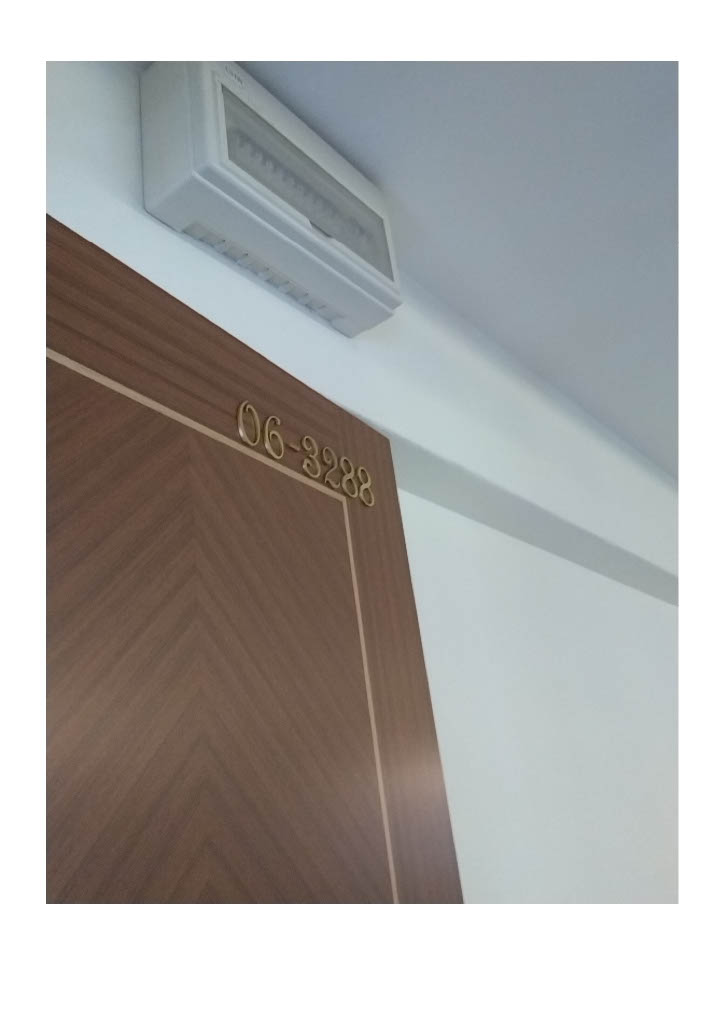
#> input picture unit_img_origin_test/unit01.jpg, 724 x 1024 px
$ python -i imutils.py   (imports and definitions only)
#> lines starting #> are read from the running program, lines starting #| are printed output that depends on the picture
#> further down, picture is the input picture: shape (1024, 724, 3); mean B, G, R 168.6, 170.4, 171.9
import cv2
import numpy as np
from matplotlib import pyplot as plt

# Automatic brightness and contrast optimization with optional histogram clipping
# [43 lines left out: function automatic_brightness_and_contrast, not called in this run]


def contrast_lab(image, clipLimit = 2.0, tileGridSize=(8,8)):

    # converting to LAB color space
#> called with clipLimit = 2, tileGridSize = (8, 8)
    lab= cv2.cvtColor(image, cv2.COLOR_BGR2LAB)
#> lab: shape (1024, 724, 3); mean of channels 0, 1, 2 176.1, 128.7, 129.6
    l_channel, a, b = cv2.split(lab)
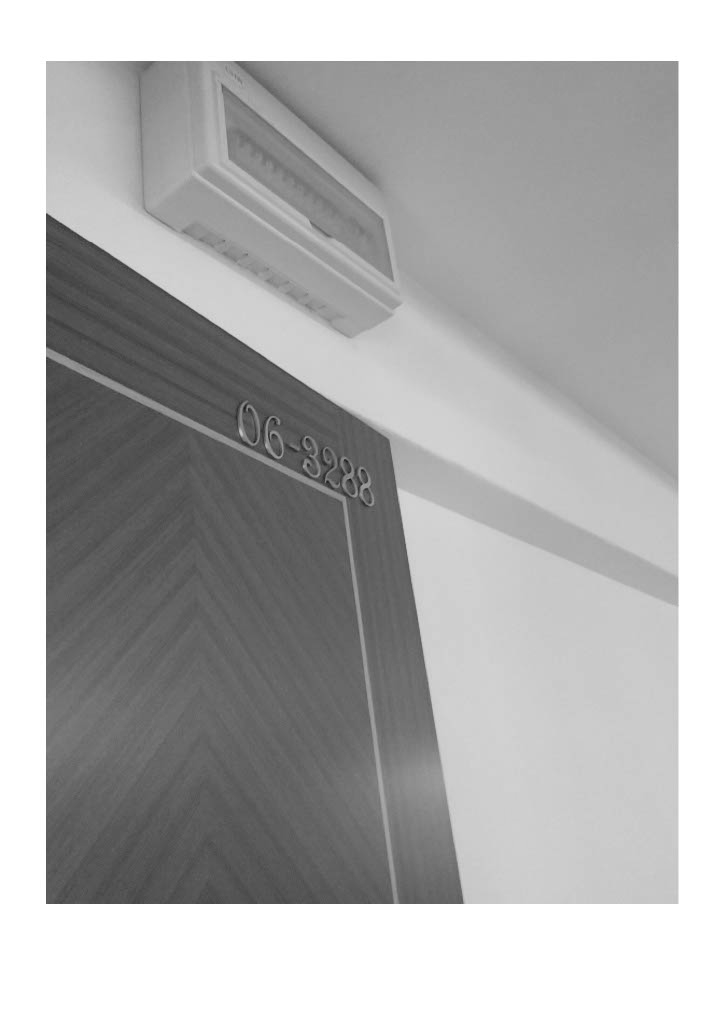
#> l_channel: shape (1024, 724); min 25, max 255, mean 176.1
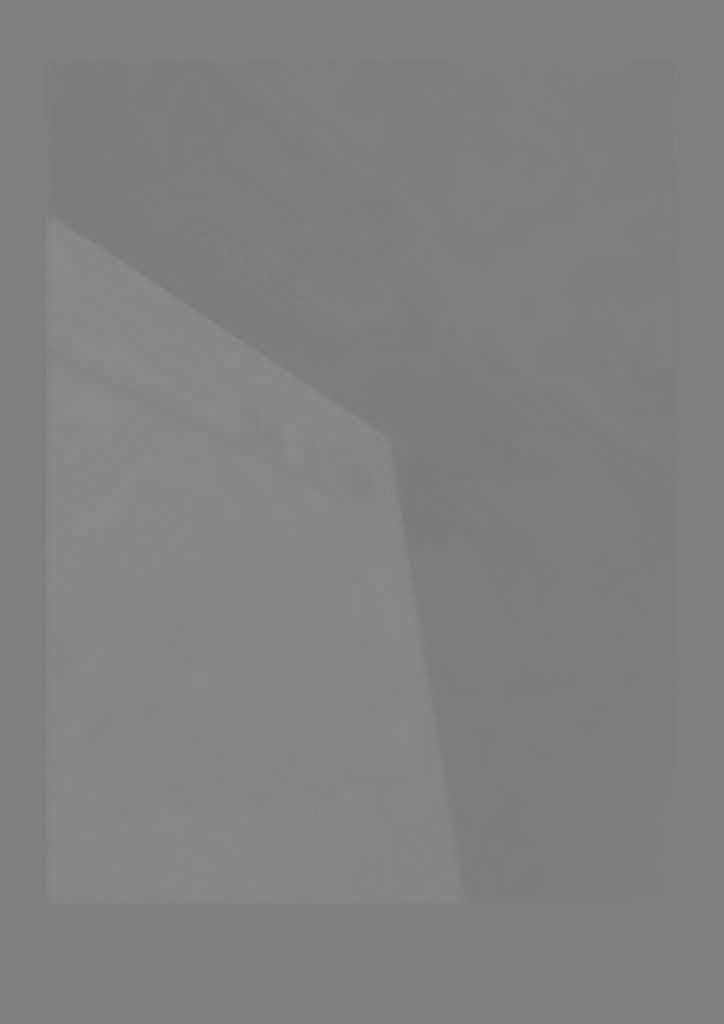
#> a: shape (1024, 724); min 119, max 141, mean 128.7

    # Applying CLAHE to L-channel
    # feel free to try different values for the limit and grid size:
    clahe = cv2.createCLAHE(clipLimit=clipLimit, tileGridSize=tileGridSize)
    cl = clahe.apply(l_channel)
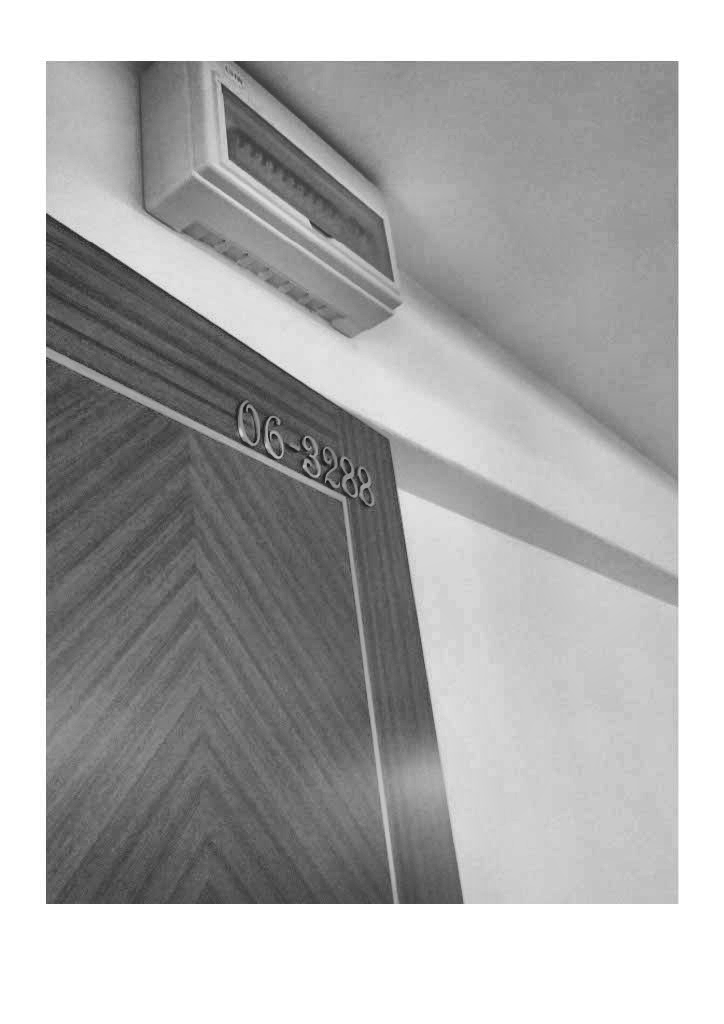
#> cl: shape (1024, 724); min 16, max 255, mean 175.2

    # merge the CLAHE enhanced L-channel with the a and b channel
    limg = cv2.merge((cl,a,b))
#> limg: shape (1024, 724, 3); mean of channels 0, 1, 2 175.2, 128.7, 129.6

    # Converting image from LAB Color model to BGR color spcae
    enhanced_img = cv2.cvtColor(limg, cv2.COLOR_LAB2BGR)
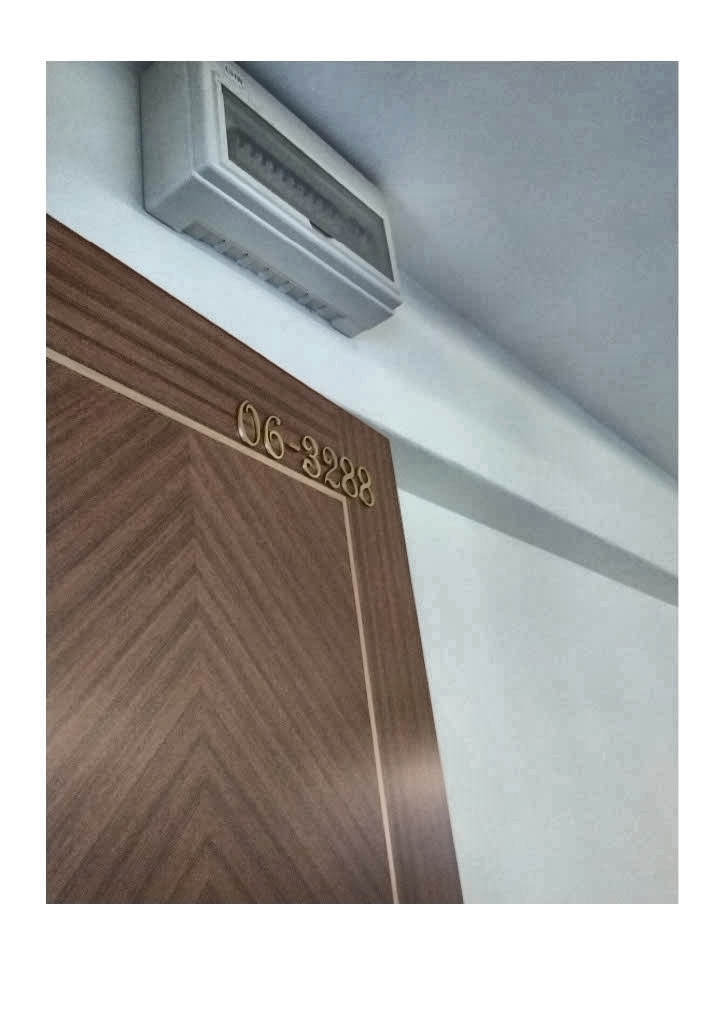
#> enhanced_img: shape (1024, 724, 3); mean B, G, R 167.8, 169.6, 171.2

    return enhanced_img

    # Stacking the original image with the enhanced image
    #result = np.hstack((img, enhanced_img))
    #cv2.imshow('Result', result)


# [7 lines left out: function contrast_hsv, not called in this run]

def guassian_blur(image):
    return cv2.GaussianBlur(image, (3,3),0,0)

def bilateral_blur(image, dia=15, sColor=80, sSpace=80):
    return cv2.bilateralFilter(image, dia, sColor, sSpace)

# [8 lines left out: function adjust_gamma, not called in this run]

>>> import cv2
>>> picture = cv2.imread('unit_img_origin_test/unit01.jpg')
>>> result = contrast_lab(picture)

$ run again, on unit_img_origin_test/unit02.jpg
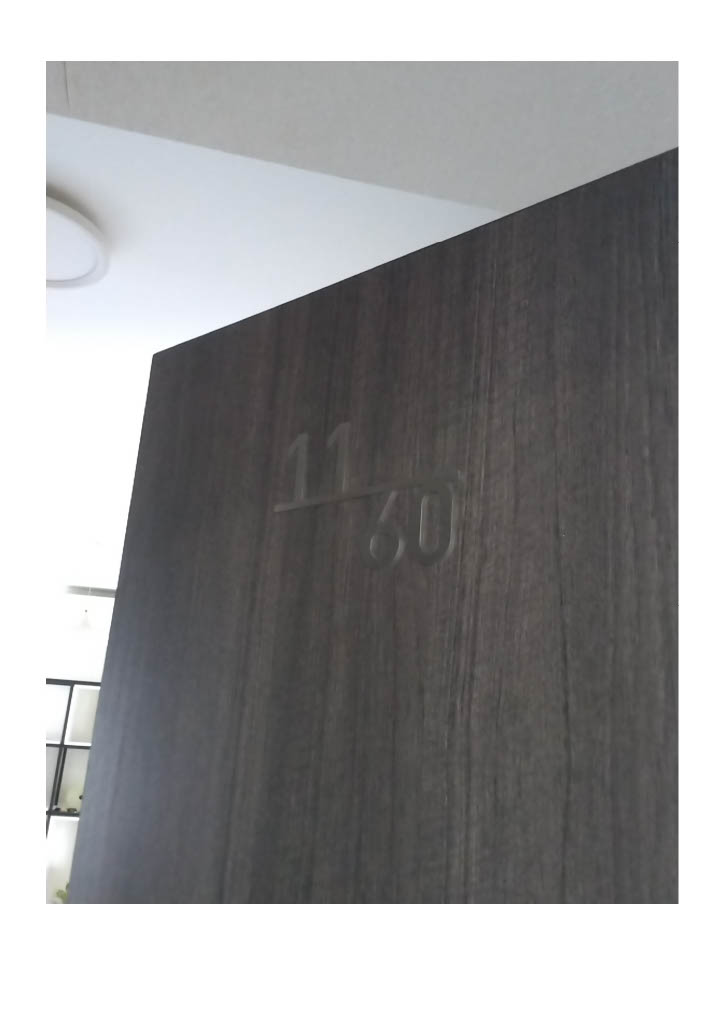
#> input picture unit_img_origin_test/unit02.jpg, 724 x 1024 px
#> picture is the input picture: shape (1024, 724, 3); mean B, G, R 155.9, 155.1, 155.3
#> lab: shape (1024, 724, 3); mean of channels 0, 1, 2 159.5, 128.3, 127.6
#> in contrast_lab, `cl = clahe.apply(l_channel)`:
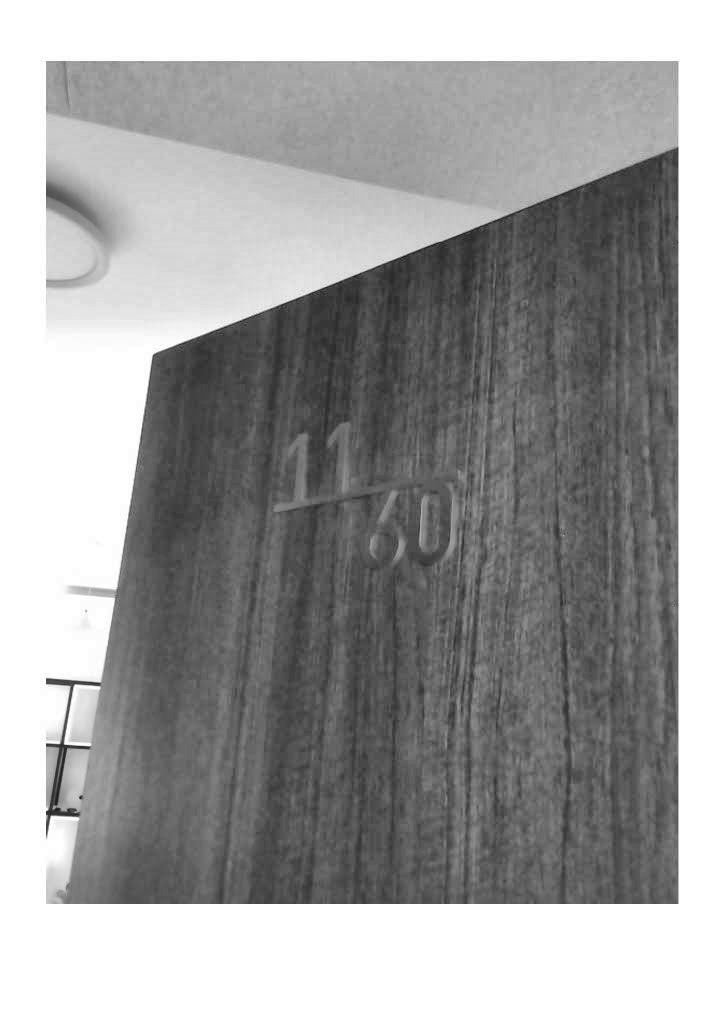
#> cl: shape (1024, 724); min 29, max 255, mean 160.8
#> limg: shape (1024, 724, 3); mean of channels 0, 1, 2 160.8, 128.3, 127.6
